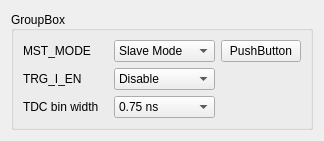
     <widget class="QWidget" name="page_3">
      <property name="styleSheet">
       <string notr="true"/>
      </property>
      <layout class="QVBoxLayout" name="page_3_layout" stretch="5,2,2">
       <item>
        <widget class="QGroupBox" name="groupBox">
         <property name="title">
          <string>GroupBox</string>
         </property>
         <property name="alignment">
          <set>Qt::AlignLeading|Qt::AlignLeft|Qt::AlignVCenter</set>
         </property>
         <layout class="QHBoxLayout" name="horizontalLayout_4" stretch="1,1,1">
          <item>
           <layout class="QFormLayout" name="formLayout_2">
            <item row="0" column="0">
             <widget class="QLabel" name="MST_MODE_Label">
              <property name="minimumSize">
               <size>
                <width>85</width>
                <height>0</height>
               </size>
              </property>
              <property name="maximumSize">
               <size>
                <width>85</width>
                <height>16777215</height>
               </size>
              </property>
              <property name="text">
               <string>MST_MODE</string>
              </property>
              <property name="margin">
               <number>0</number>
              </property>
             </widget>
            </item>
            <item row="0" column="1">
             <widget class="QComboBox" name="MST_MODE_ComboBox">
              <item>
               <property name="text">
                <string>Slave Mode</string>
               </property>
              </item>
              <item>
               <property name="text">
                <string>Master Mode</string>
               </property>
              </item>
             </widget>
            </item>
            <item row="1" column="0">
             <widget class="QLabel" name="TRG_I_EN_Label">
              <property name="minimumSize">
               <size>
                <width>85</width>
                <height>0</height>
               </size>
              </property>
              <property name="maximumSize">
               <size>
                <width>85</width>
                <height>16777215</height>
               </size>
              </property>
              <property name="font">
               <font>
                <family>Microsoft YaHei UI</family>
                <pointsize>9</pointsize>
               </font>
              </property>
              <property name="text">
               <string>TRG_I_EN</string>
              </property>
             </widget>
            </item>
            <item row="1" column="1">
             <widget class="QComboBox" name="TRG_I_EN_ComboBox">
              <item>
               <property name="text">
                <string>Disable</string>
               </property>
              </item>
              <item>
               <property name="text">
                <string>Enable</string>
               </property>
              </item>
             </widget>
            </item>
            <item row="2" column="0">
             <widget class="QLabel" name="TDC_Bin_Width_Label">
              <property name="minimumSize">
               <size>
                <width>85</width>
                <height>0</height>
               </size>
              </property>
              <property name="maximumSize">
               <size>
                <width>85</width>
                <height>16777215</height>
               </size>
              </property>
              <property name="font">
               <font>
                <family>Microsoft YaHei UI</family>
                <pointsize>9</pointsize>
               </font>
              </property>
              <property name="text">
               <string>TDC bin width</string>
              </property>
              <property name="buddy">
               <cstring>TDC_Bin_Width_2</cstring>
              </property>
             </widget>
            </item>
            <item row="2" column="1">
             <widget class="QComboBox" name="TDC_Bin_Width_ComboBox">
              <item>
               <property name="text">
                <string>0.75 ns</string>
               </property>
              </item>
              <item>
               <property name="text">
                <string>1.00 ns</string>
               </property>
              </item>
              <item>
               <property name="text">
                <string>1.25 ns</string>
               </property>
              </item>
              <item>
               <property name="text">
                <string>1.50 ns</string>
               </property>
              </item>
              <item>
               <property name="text">
                <string>2.00 ns</string>
               </property>
              </item>
              <item>
               <property name="text">
                <string>2.50 ns</string>
               </property>
              </item>
             </widget>
            </item>
           </layout>
          </item>
          <item>
           <layout class="QFormLayout" name="formLayout_3">
            <item row="0" column="0">
             <widget class="QPushButton" name="pushButton3333">
              <property name="text">
               <string>PushButton</string>
              </property>
             </widget>
            </item>
           </layout>
          </item>
          <item>
           <layout class="QFormLayout" name="formLayout_4"/>
          </item>
         </layout>
        </widget>
       </item>
       <item>
        <layout class="QVBoxLayout" name="verticalLayout_6"/>
       </item>
       <item>
        <layout class="QVBoxLayout" name="MoreConfig"/>
       </item>
      </layout>
     </widget>
